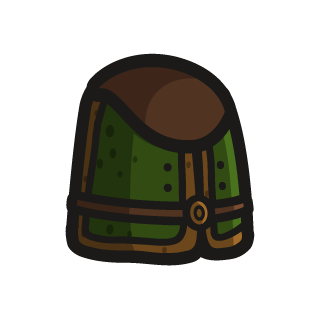
#> input picture character-creator/assets/original/Body.png, 320 x 320 px
$ python prepare_native.py
#> lines starting #> are read from the running program, lines starting #| are printed output that depends on the picture; after the words box and inside, x2 and y2 are one past the last pixel; in counts of white or black regions, pixels touching at a corner belong together
"""Preserve native silhouettes, facial registration and weapon attack reach."""
from pathlib import Path
from PIL import Image
import numpy as np
ROOT=Path(__file__).resolve().parent
PARTS=['Body.png','Right Arm.png','Left Arm.png','Right Hand.png','Left Hand.png','Right Leg.png','Left Leg.png']
def outline(im):
    d=np.array(im.convert('RGBA'));rgb=d[:,:,:3];mask=(rgb.max(2)<=42)&((rgb.max(2).astype(int)-rgb.min(2))<=14)&(d[:,:,3]>0)
    d[mask,:3]=[27,26,24]
    return Image.fromarray(d)
def register_faces(profiles=('ranger',)):
    # One affine registration shared by all expressions, including closed eyes.
    for profile in profiles:
        dest=ROOT/'assets/faces'/profile;dest.mkdir(exist_ok=True,parents=True)
        for name in ['Face 01.png','Face 02.png','Face 03.png']:
            im=Image.open(ROOT/'assets/original'/name).convert('RGBA');d=np.array(im);rgb=d[:,:,:3].astype(float);r,g,b=rgb.transpose(2,0,1)
            if profile!='ranger':
                eyes=(g>r*1.4)&(g>b*1.1)&(g>35)
                target={'focused':(20,93,68),'adventurer':(38,96,151),'veteran':(151,104,37)}[profile]
                rgb[eyes]=np.clip((g[eyes]/93)[:,None]*np.array(target),0,255)
                if profile=='veteran':
                    brows=(r>g*1.35)&(g>b*1.4)&(r>55)
                    rgb[brows]=np.clip((r[brows]/165)[:,None]*np.array([179,177,163]),0,255)
            d[:,:,:3]=rgb.astype('uint8');im=Image.fromarray(d)
            sx=232/258;sy=152/129;tx=47-22*sx;ty=42-61*sy
            im=im.transform((320,240),Image.Transform.AFFINE,(1/sx,0,-tx/sx,0,1/sy,-ty/sy),Image.Resampling.BICUBIC)
            outline(im).save(dest/name)

def main():
    for path in (ROOT/'assets/heads').glob('*.png'):outline(Image.open(path)).save(path)
    for kind,color in [('basic',(99,75,49)),('mage',(54,64,73))]:
        dest=ROOT/'assets/outfits'/kind;dest.mkdir(exist_ok=True,parents=True)
        for name in PARTS:
            im=Image.open(ROOT/'assets/original'/name).convert('RGBA');d=np.array(im);rgb=d[:,:,:3].astype(float);r,g,b=rgb.transpose(2,0,1)
#> in main, im is the input picture: PIL image 320x320 RGBA; mean R, G, B, A 15.1, 14.1, 7.8, 83.8
#> after `r, g, b = rgb.transpose(2, 0, 1)`:
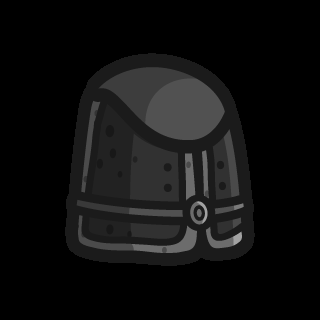
#> r: shape (320, 320) float64; min 0, max 162, mean 15.1
#> after `r, g, b = rgb.transpose(2, 0, 1)`:
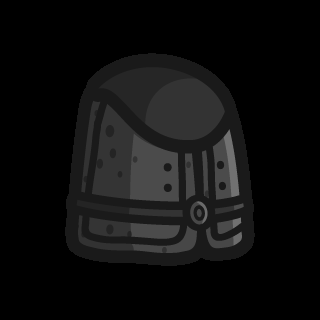
#> g: shape (320, 320) float64; min 0, max 113, mean 14.1
#> after `r, g, b = rgb.transpose(2, 0, 1)`:
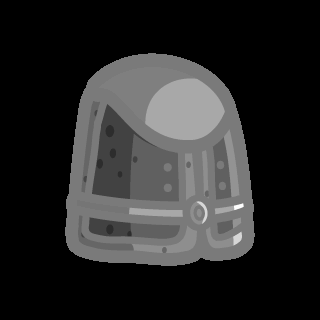
#> b: shape (320, 320) float64; min 0, max 50, mean 7.8; drawn with min black and max white
            cloth=(g>r*1.15)&(g>b*1.6)&(d[:,:,3]>0)
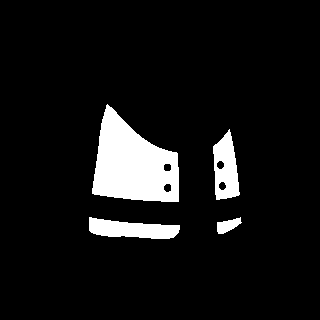
#> cloth: shape (320, 320) bool; 8.1% white; 4 white regions, box (x1, y1, x2, y2) and area: (92, 104, 179, 202) 5446, (89, 217, 180, 239) 1323, (213, 129, 240, 200) 1258, (217, 217, 242, 234) 245
            rgb[cloth]=np.clip((g[cloth]/75)[:,None]*np.array(color),0,255)
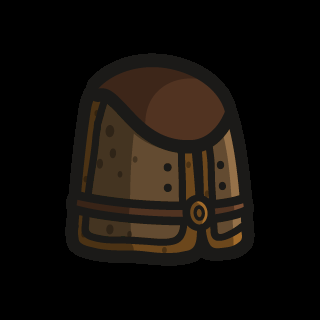
#> rgb: shape (320, 320, 3) float64; mean R, G, B 18.6, 14.1, 9.9
            if kind=='mage' and ('Arm' in name or name=='Body.png'):
                leather=(r>g*1.3)&(g>b*1.3)&(r>40)&(d[:,:,3]>0)
                if name=='Body.png':leather[180:,:]=False
                rgb[leather]=np.clip((r[leather]/108)[:,None]*np.array(color),0,255)
            d[:,:,:3]=rgb.astype('uint8');outline(Image.fromarray(d)).save(dest/name)
#> after `d[:, :, :3] = rgb.astype('uint8')`:
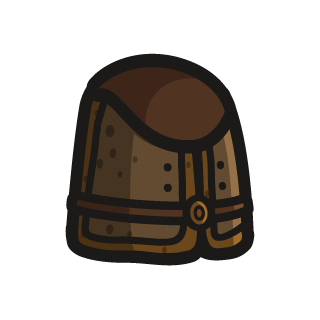
#> d: shape (320, 320, 4); 8.08% of pixels changed, all inside (x1, y1, x2, y2) = (89, 104, 242, 239); transparent parts drawn white
#> in outline, `mask = (rgb.max(2) <= 42) & (rgb.max(2).astype(int) - rgb.min(2) <= 14`:
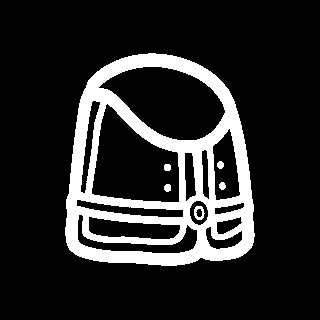
#> mask: shape (320, 320) bool; 15.7% white; 6 white regions, box (x1, y1, x2, y2) and area: (65, 53, 255, 266) 15760, (194, 206, 205, 220) 87, (164, 184, 171, 192) 47, (164, 164, 171, 171) 45, (217, 161, 224, 169) 44, (219, 182, 226, 190) 43
#> in outline, `d[mask,:3]=[27,26,24]`: d: shape (320, 320, 4); 0.35% of pixels changed, all inside (x1, y1, x2, y2) = (76, 67, 242, 253)
    register_faces(('ranger','focused','adventurer','veteran'))
    # Match native texture bounds, so native pivots give every weapon full reach.
    for name in ['Staff.png','Club.png']:
        path=ROOT/'assets/accessories'/name;im=Image.open(path).convert('RGBA');box=im.getchannel('A').getbbox()
        out=Image.new('RGBA',(400,128));out.paste(im.crop(box).resize((344,70),Image.Resampling.LANCZOS),(28,29));outline(out).save(path)
#> (the run stopped early here; a loop or call above may not have finished)
